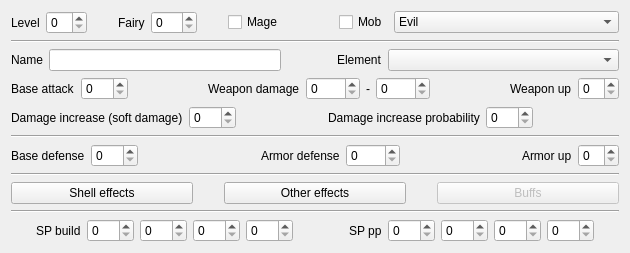
            <widget class="QWidget" name="page_main">
             <layout class="QVBoxLayout" name="verticalLayout_3">
              <item>
               <layout class="QHBoxLayout" name="horizontalLayout_7">
                <item>
                 <widget class="QLabel" name="label_3">
                  <property name="sizePolicy">
                   <sizepolicy hsizetype="Maximum" vsizetype="Preferred">
                    <horstretch>0</horstretch>
                    <verstretch>0</verstretch>
                   </sizepolicy>
                  </property>
                  <property name="text">
                   <string>Level</string>
                  </property>
                 </widget>
                </item>
                <item>
                 <widget class="QSpinBox" name="sb_level">
                  <property name="sizePolicy">
                   <sizepolicy hsizetype="Maximum" vsizetype="Fixed">
                    <horstretch>0</horstretch>
                    <verstretch>0</verstretch>
                   </sizepolicy>
                  </property>
                  <property name="maximum">
                   <number>99</number>
                  </property>
                 </widget>
                </item>
                <item>
                 <spacer name="horizontalSpacer_4">
                  <property name="orientation">
                   <enum>Qt::Horizontal</enum>
                  </property>
                  <property name="sizeType">
                   <enum>QSizePolicy::Maximum</enum>
                  </property>
                  <property name="sizeHint" stdset="0">
                   <size>
                    <width>25</width>
                    <height>20</height>
                   </size>
                  </property>
                 </spacer>
                </item>
                <item>
                 <widget class="QLabel" name="lb_element_type">
                  <property name="sizePolicy">
                   <sizepolicy hsizetype="Maximum" vsizetype="Preferred">
                    <horstretch>0</horstretch>
                    <verstretch>0</verstretch>
                   </sizepolicy>
                  </property>
                  <property name="text">
                   <string>Fairy</string>
                  </property>
                 </widget>
                </item>
                <item>
                 <widget class="QSpinBox" name="sb_fairy">
                  <property name="sizePolicy">
                   <sizepolicy hsizetype="Maximum" vsizetype="Fixed">
                    <horstretch>0</horstretch>
                    <verstretch>0</verstretch>
                   </sizepolicy>
                  </property>
                  <property name="maximum">
                   <number>110</number>
                  </property>
                 </widget>
                </item>
                <item>
                 <spacer name="horizontalSpacer_5">
                  <property name="orientation">
                   <enum>Qt::Horizontal</enum>
                  </property>
                  <property name="sizeType">
                   <enum>QSizePolicy::Maximum</enum>
                  </property>
                  <property name="sizeHint" stdset="0">
                   <size>
                    <width>25</width>
                    <height>20</height>
                   </size>
                  </property>
                 </spacer>
                </item>
                <item>
                 <widget class="QCheckBox" name="sb_is_mage">
                  <property name="sizePolicy">
                   <sizepolicy hsizetype="Maximum" vsizetype="Fixed">
                    <horstretch>0</horstretch>
                    <verstretch>0</verstretch>
                   </sizepolicy>
                  </property>
                  <property name="text">
                   <string>Mage</string>
                  </property>
                 </widget>
                </item>
                <item>
                 <spacer name="horizontalSpacer_2">
                  <property name="orientation">
                   <enum>Qt::Horizontal</enum>
                  </property>
                  <property name="sizeType">
                   <enum>QSizePolicy::Maximum</enum>
                  </property>
                  <property name="sizeHint" stdset="0">
                   <size>
                    <width>50</width>
                    <height>20</height>
                   </size>
                  </property>
                 </spacer>
                </item>
                <item>
                 <widget class="QCheckBox" name="cb_is_mob">
                  <property name="sizePolicy">
                   <sizepolicy hsizetype="Maximum" vsizetype="Fixed">
                    <horstretch>0</horstretch>
                    <verstretch>0</verstretch>
                   </sizepolicy>
                  </property>
                  <property name="text">
                   <string>Mob</string>
                  </property>
                 </widget>
                </item>
                <item>
                 <widget class="QComboBox" name="dropdown_mob_type">
                  <property name="sizePolicy">
                   <sizepolicy hsizetype="Expanding" vsizetype="Fixed">
                    <horstretch>0</horstretch>
                    <verstretch>0</verstretch>
                   </sizepolicy>
                  </property>
                  <item>
                   <property name="text">
                    <string>Evil</string>
                   </property>
                  </item>
                  <item>
                   <property name="text">
                    <string>Low society monster</string>
                   </property>
                  </item>
                  <item>
                   <property name="text">
                    <string>Large monster</string>
                   </property>
                  </item>
                  <item>
                   <property name="text">
                    <string>Plant</string>
                   </property>
                  </item>
                  <item>
                   <property name="text">
                    <string>Animal</string>
                   </property>
                  </item>
                 </widget>
                </item>
               </layout>
              </item>
              <item>
               <widget class="Line" name="line_6">
                <property name="orientation">
                 <enum>Qt::Horizontal</enum>
                </property>
               </widget>
              </item>
              <item>
               <layout class="QHBoxLayout" name="horizontalLayout_4">
                <item>
                 <widget class="QLabel" name="label">
                  <property name="sizePolicy">
                   <sizepolicy hsizetype="Maximum" vsizetype="Preferred">
                    <horstretch>0</horstretch>
                    <verstretch>0</verstretch>
                   </sizepolicy>
                  </property>
                  <property name="text">
                   <string>Name</string>
                  </property>
                 </widget>
                </item>
                <item>
                 <widget class="QLineEdit" name="le_name"/>
                </item>
                <item>
                 <spacer name="horizontalSpacer">
                  <property name="orientation">
                   <enum>Qt::Horizontal</enum>
                  </property>
                  <property name="sizeType">
                   <enum>QSizePolicy::Maximum</enum>
                  </property>
                  <property name="sizeHint" stdset="0">
                   <size>
                    <width>50</width>
                    <height>20</height>
                   </size>
                  </property>
                 </spacer>
                </item>
                <item>
                 <widget class="QLabel" name="label_2">
                  <property name="sizePolicy">
                   <sizepolicy hsizetype="Maximum" vsizetype="Preferred">
                    <horstretch>0</horstretch>
                    <verstretch>0</verstretch>
                   </sizepolicy>
                  </property>
                  <property name="text">
                   <string>Element</string>
                  </property>
                 </widget>
                </item>
                <item>
                 <widget class="QComboBox" name="sb_element">
                  <property name="sizePolicy">
                   <sizepolicy hsizetype="Expanding" vsizetype="Fixed">
                    <horstretch>0</horstretch>
                    <verstretch>0</verstretch>
                   </sizepolicy>
                  </property>
                  <property name="editable">
                   <bool>false</bool>
                  </property>
                  <property name="currentText">
                   <string/>
                  </property>
                  <property name="currentIndex">
                   <number>-1</number>
                  </property>
                 </widget>
                </item>
               </layout>
              </item>
              <item>
               <layout class="QHBoxLayout" name="horizontalLayout_8">
                <property name="sizeConstraint">
                 <enum>QLayout::SetDefaultConstraint</enum>
                </property>
                <property name="rightMargin">
                 <number>0</number>
                </property>
                <item>
                 <widget class="QLabel" name="label_5">
                  <property name="sizePolicy">
                   <sizepolicy hsizetype="Maximum" vsizetype="Preferred">
                    <horstretch>0</horstretch>
                    <verstretch>0</verstretch>
                   </sizepolicy>
                  </property>
                  <property name="text">
                   <string>Base attack</string>
                  </property>
                 </widget>
                </item>
                <item>
                 <widget class="QSpinBox" name="sb_atk_base">
                  <property name="sizePolicy">
                   <sizepolicy hsizetype="Maximum" vsizetype="Fixed">
                    <horstretch>0</horstretch>
                    <verstretch>0</verstretch>
                   </sizepolicy>
                  </property>
                  <property name="maximum">
                   <number>999</number>
                  </property>
                 </widget>
                </item>
                <item>
                 <spacer name="horizontalSpacer_7">
                  <property name="orientation">
                   <enum>Qt::Horizontal</enum>
                  </property>
                  <property name="sizeType">
                   <enum>QSizePolicy::MinimumExpanding</enum>
                  </property>
                  <property name="sizeHint" stdset="0">
                   <size>
                    <width>25</width>
                    <height>20</height>
                   </size>
                  </property>
                 </spacer>
                </item>
                <item>
                 <widget class="QLabel" name="label_6">
                  <property name="sizePolicy">
                   <sizepolicy hsizetype="Maximum" vsizetype="Preferred">
                    <horstretch>0</horstretch>
                    <verstretch>0</verstretch>
                   </sizepolicy>
                  </property>
                  <property name="text">
                   <string>Weapon damage</string>
                  </property>
                 </widget>
                </item>
                <item>
                 <widget class="QSpinBox" name="sb_atk_equip_min">
                  <property name="sizePolicy">
                   <sizepolicy hsizetype="Maximum" vsizetype="Fixed">
                    <horstretch>0</horstretch>
                    <verstretch>0</verstretch>
                   </sizepolicy>
                  </property>
                  <property name="maximum">
                   <number>1999</number>
                  </property>
                 </widget>
                </item>
                <item>
                 <widget class="QLabel" name="label_7">
                  <property name="sizePolicy">
                   <sizepolicy hsizetype="Maximum" vsizetype="Preferred">
                    <horstretch>0</horstretch>
                    <verstretch>0</verstretch>
                   </sizepolicy>
                  </property>
                  <property name="text">
                   <string>-</string>
                  </property>
                 </widget>
                </item>
                <item>
                 <widget class="QSpinBox" name="sb_atk_equip_max">
                  <property name="sizePolicy">
                   <sizepolicy hsizetype="Maximum" vsizetype="Fixed">
                    <horstretch>0</horstretch>
                    <verstretch>0</verstretch>
                   </sizepolicy>
                  </property>
                  <property name="maximum">
                   <number>1999</number>
                  </property>
                 </widget>
                </item>
                <item>
                 <spacer name="horizontalSpacer_6">
                  <property name="orientation">
                   <enum>Qt::Horizontal</enum>
                  </property>
                  <property name="sizeType">
                   <enum>QSizePolicy::MinimumExpanding</enum>
                  </property>
                  <property name="sizeHint" stdset="0">
                   <size>
                    <width>25</width>
                    <height>20</height>
                   </size>
                  </property>
                 </spacer>
                </item>
                <item>
                 <widget class="QLabel" name="label_8">
                  <property name="sizePolicy">
                   <sizepolicy hsizetype="Maximum" vsizetype="Preferred">
                    <horstretch>0</horstretch>
                    <verstretch>0</verstretch>
                   </sizepolicy>
                  </property>
                  <property name="text">
                   <string>Weapon up</string>
                  </property>
                 </widget>
                </item>
                <item>
                 <widget class="QSpinBox" name="sb_weapon_up">
                  <property name="sizePolicy">
                   <sizepolicy hsizetype="Maximum" vsizetype="Fixed">
                    <horstretch>0</horstretch>
                    <verstretch>0</verstretch>
                   </sizepolicy>
                  </property>
                  <property name="maximum">
                   <number>10</number>
                  </property>
                 </widget>
                </item>
               </layout>
              </item>
              <item>
               <layout class="QHBoxLayout" name="horizontalLayout_2">
                <item>
                 <widget class="QLabel" name="label_12">
                  <property name="sizePolicy">
                   <sizepolicy hsizetype="Maximum" vsizetype="Preferred">
                    <horstretch>0</horstretch>
                    <verstretch>0</verstretch>
                   </sizepolicy>
                  </property>
                  <property name="text">
                   <string>Damage increase (soft damage)</string>
                  </property>
                 </widget>
                </item>
                <item>
                 <widget class="QSpinBox" name="sb_dmg_increase">
                  <property name="sizePolicy">
                   <sizepolicy hsizetype="Maximum" vsizetype="Fixed">
                    <horstretch>0</horstretch>
                    <verstretch>0</verstretch>
                   </sizepolicy>
                  </property>
                  <property name="maximum">
                   <number>200</number>
                  </property>
                 </widget>
                </item>
                <item>
                 <spacer name="horizontalSpacer_10">
                  <property name="orientation">
                   <enum>Qt::Horizontal</enum>
                  </property>
                  <property name="sizeType">
                   <enum>QSizePolicy::MinimumExpanding</enum>
                  </property>
                  <property name="sizeHint" stdset="0">
                   <size>
                    <width>20</width>
                    <height>20</height>
                   </size>
                  </property>
                 </spacer>
                </item>
                <item>
                 <widget class="QLabel" name="label_13">
                  <property name="sizePolicy">
                   <sizepolicy hsizetype="Maximum" vsizetype="Preferred">
                    <horstretch>0</horstretch>
                    <verstretch>0</verstretch>
                   </sizepolicy>
                  </property>
                  <property name="text">
                   <string>Damage increase probability</string>
                  </property>
                 </widget>
                </item>
                <item>
                 <widget class="QSpinBox" name="sb_dmg_increase_prob">
                  <property name="sizePolicy">
                   <sizepolicy hsizetype="Maximum" vsizetype="Fixed">
                    <horstretch>0</horstretch>
                    <verstretch>0</verstretch>
                   </sizepolicy>
                  </property>
                  <property name="maximum">
                   <number>100</number>
                  </property>
                 </widget>
                </item>
                <item>
                 <spacer name="horizontalSpacer_47">
                  <property name="orientation">
                   <enum>Qt::Horizontal</enum>
                  </property>
                  <property name="sizeType">
                   <enum>QSizePolicy::MinimumExpanding</enum>
                  </property>
                  <property name="sizeHint" stdset="0">
                   <size>
                    <width>35</width>
                    <height>20</height>
                   </size>
                  </property>
                 </spacer>
                </item>
               </layout>
              </item>
              <item>
               <widget class="Line" name="line_3">
                <property name="orientation">
                 <enum>Qt::Horizontal</enum>
                </property>
               </widget>
              </item>
              <item>
               <layout class="QHBoxLayout" name="horizontalLayout_9">
                <property name="sizeConstraint">
                 <enum>QLayout::SetDefaultConstraint</enum>
                </property>
                <property name="rightMargin">
                 <number>0</number>
                </property>
                <item>
                 <widget class="QLabel" name="label_14">
                  <property name="sizePolicy">
                   <sizepolicy hsizetype="Maximum" vsizetype="Preferred">
                    <horstretch>0</horstretch>
                    <verstretch>0</verstretch>
                   </sizepolicy>
                  </property>
                  <property name="text">
                   <string>Base defense</string>
                  </property>
                 </widget>
                </item>
                <item>
                 <widget class="QSpinBox" name="sb_def_base">
                  <property name="sizePolicy">
                   <sizepolicy hsizetype="Maximum" vsizetype="Fixed">
                    <horstretch>0</horstretch>
                    <verstretch>0</verstretch>
                   </sizepolicy>
                  </property>
                  <property name="maximum">
                   <number>999</number>
                  </property>
                 </widget>
                </item>
                <item>
                 <spacer name="horizontalSpacer_11">
                  <property name="orientation">
                   <enum>Qt::Horizontal</enum>
                  </property>
                  <property name="sizeType">
                   <enum>QSizePolicy::MinimumExpanding</enum>
                  </property>
                  <property name="sizeHint" stdset="0">
                   <size>
                    <width>25</width>
                    <height>20</height>
                   </size>
                  </property>
                 </spacer>
                </item>
                <item>
                 <widget class="QLabel" name="label_15">
                  <property name="sizePolicy">
                   <sizepolicy hsizetype="Maximum" vsizetype="Preferred">
                    <horstretch>0</horstretch>
                    <verstretch>0</verstretch>
                   </sizepolicy>
                  </property>
                  <property name="text">
                   <string>Armor defense</string>
                  </property>
                 </widget>
                </item>
                <item>
                 <widget class="QSpinBox" name="sb_def_armor">
                  <property name="sizePolicy">
                   <sizepolicy hsizetype="Maximum" vsizetype="Fixed">
                    <horstretch>0</horstretch>
                    <verstretch>0</verstretch>
                   </sizepolicy>
                  </property>
                  <property name="maximum">
                   <number>1999</number>
                  </property>
                 </widget>
                </item>
                <item>
                 <spacer name="horizontalSpacer_12">
                  <property name="orientation">
                   <enum>Qt::Horizontal</enum>
                  </property>
                  <property name="sizeType">
                   <enum>QSizePolicy::MinimumExpanding</enum>
                  </property>
                  <property name="sizeHint" stdset="0">
                   <size>
                    <width>25</width>
                    <height>20</height>
                   </size>
                  </property>
                 </spacer>
                </item>
                <item>
                 <widget class="QLabel" name="label_17">
                  <property name="sizePolicy">
                   <sizepolicy hsizetype="Maximum" vsizetype="Preferred">
                    <horstretch>0</horstretch>
                    <verstretch>0</verstretch>
                   </sizepolicy>
                  </property>
                  <property name="text">
                   <string>Armor up</string>
                  </property>
                 </widget>
                </item>
                <item>
                 <widget class="QSpinBox" name="sb_armor_up">
                  <property name="sizePolicy">
                   <sizepolicy hsizetype="Maximum" vsizetype="Fixed">
                    <horstretch>0</horstretch>
                    <verstretch>0</verstretch>
                   </sizepolicy>
                  </property>
                  <property name="maximum">
                   <number>10</number>
                  </property>
                 </widget>
                </item>
               </layout>
              </item>
              <item>
               <widget class="Line" name="line_4">
                <property name="orientation">
                 <enum>Qt::Horizontal</enum>
                </property>
               </widget>
              </item>
              <item>
               <layout class="QHBoxLayout" name="horizontalLayout_5">
                <item>
                 <widget class="QPushButton" name="btn_weapon_shell">
                  <property name="text">
                   <string>Shell effects</string>
                  </property>
                 </widget>
                </item>
                <item>
                 <spacer name="horizontalSpacer_9">
                  <property name="orientation">
                   <enum>Qt::Horizontal</enum>
                  </property>
                  <property name="sizeType">
                   <enum>QSizePolicy::Maximum</enum>
                  </property>
                  <property name="sizeHint" stdset="0">
                   <size>
                    <width>25</width>
                    <height>20</height>
                   </size>
                  </property>
                 </spacer>
                </item>
                <item>
                 <widget class="QPushButton" name="btn_armor_shell">
                  <property name="text">
                   <string>Other effects</string>
                  </property>
                 </widget>
                </item>
                <item>
                 <spacer name="horizontalSpacer_15">
                  <property name="orientation">
                   <enum>Qt::Horizontal</enum>
                  </property>
                  <property name="sizeType">
                   <enum>QSizePolicy::Maximum</enum>
                  </property>
                  <property name="sizeHint" stdset="0">
                   <size>
                    <width>25</width>
                    <height>20</height>
                   </size>
                  </property>
                 </spacer>
                </item>
                <item>
                 <widget class="QPushButton" name="btn_atk_other">
                  <property name="enabled">
                   <bool>false</bool>
                  </property>
                  <property name="text">
                   <string>Buffs</string>
                  </property>
                 </widget>
                </item>
               </layout>
              </item>
              <item>
               <widget class="Line" name="line_5">
                <property name="orientation">
                 <enum>Qt::Horizontal</enum>
                </property>
               </widget>
              </item>
              <item>
               <layout class="QHBoxLayout" name="horizontalLayout">
                <item>
                 <spacer name="horizontalSpacer_34">
                  <property name="orientation">
                   <enum>Qt::Horizontal</enum>
                  </property>
                  <property name="sizeType">
                   <enum>QSizePolicy::MinimumExpanding</enum>
                  </property>
                  <property name="sizeHint" stdset="0">
                   <size>
                    <width>25</width>
                    <height>20</height>
                   </size>
                  </property>
                 </spacer>
                </item>
                <item>
                 <widget class="QLabel" name="label_9">
                  <property name="sizePolicy">
                   <sizepolicy hsizetype="Maximum" vsizetype="Preferred">
                    <horstretch>0</horstretch>
                    <verstretch>0</verstretch>
                   </sizepolicy>
                  </property>
                  <property name="text">
                   <string>SP build</string>
                  </property>
                 </widget>
                </item>
                <item>
                 <widget class="QSpinBox" name="sb_atk_sp_build">
                  <property name="sizePolicy">
                   <sizepolicy hsizetype="Maximum" vsizetype="Fixed">
                    <horstretch>0</horstretch>
                    <verstretch>0</verstretch>
                   </sizepolicy>
                  </property>
                  <property name="maximum">
                   <number>100</number>
                  </property>
                 </widget>
                </item>
                <item>
                 <widget class="QSpinBox" name="sb_def_sp_build">
                  <property name="sizePolicy">
                   <sizepolicy hsizetype="Maximum" vsizetype="Fixed">
                    <horstretch>0</horstretch>
                    <verstretch>0</verstretch>
                   </sizepolicy>
                  </property>
                  <property name="maximum">
                   <number>100</number>
                  </property>
                 </widget>
                </item>
                <item>
                 <widget class="QSpinBox" name="sb_ele_sp_build">
                  <property name="sizePolicy">
                   <sizepolicy hsizetype="Maximum" vsizetype="Fixed">
                    <horstretch>0</horstretch>
                    <verstretch>0</verstretch>
                   </sizepolicy>
                  </property>
                  <property name="maximum">
                   <number>100</number>
                  </property>
                 </widget>
                </item>
                <item>
                 <widget class="QSpinBox" name="sb_hp_sp_build">
                  <property name="sizePolicy">
                   <sizepolicy hsizetype="Maximum" vsizetype="Fixed">
                    <horstretch>0</horstretch>
                    <verstretch>0</verstretch>
                   </sizepolicy>
                  </property>
                  <property name="maximum">
                   <number>100</number>
                  </property>
                 </widget>
                </item>
                <item>
                 <spacer name="horizontalSpacer_8">
                  <property name="orientation">
                   <enum>Qt::Horizontal</enum>
                  </property>
                  <property name="sizeType">
                   <enum>QSizePolicy::MinimumExpanding</enum>
                  </property>
                  <property name="sizeHint" stdset="0">
                   <size>
                    <width>50</width>
                    <height>20</height>
                   </size>
                  </property>
                 </spacer>
                </item>
                <item>
                 <widget class="QLabel" name="label_10">
                  <property name="sizePolicy">
                   <sizepolicy hsizetype="Maximum" vsizetype="Preferred">
                    <horstretch>0</horstretch>
                    <verstretch>0</verstretch>
                   </sizepolicy>
                  </property>
                  <property name="text">
                   <string>SP pp</string>
                  </property>
                 </widget>
                </item>
                <item>
                 <widget class="QSpinBox" name="sb_atk_sp_pp">
                  <property name="sizePolicy">
                   <sizepolicy hsizetype="Maximum" vsizetype="Fixed">
                    <horstretch>0</horstretch>
                    <verstretch>0</verstretch>
                   </sizepolicy>
                  </property>
                  <property name="maximum">
                   <number>100</number>
                  </property>
                 </widget>
                </item>
                <item>
                 <widget class="QSpinBox" name="sb_def_sp_pp">
                  <property name="sizePolicy">
                   <sizepolicy hsizetype="Maximum" vsizetype="Fixed">
                    <horstretch>0</horstretch>
                    <verstretch>0</verstretch>
                   </sizepolicy>
                  </property>
                  <property name="maximum">
                   <number>100</number>
                  </property>
                 </widget>
                </item>
                <item>
                 <widget class="QSpinBox" name="sb_ele_sp_pp">
                  <property name="sizePolicy">
                   <sizepolicy hsizetype="Maximum" vsizetype="Fixed">
                    <horstretch>0</horstretch>
                    <verstretch>0</verstretch>
                   </sizepolicy>
                  </property>
                  <property name="maximum">
                   <number>100</number>
                  </property>
                 </widget>
                </item>
                <item>
                 <widget class="QSpinBox" name="sb_hp_sp_pp">
                  <property name="sizePolicy">
                   <sizepolicy hsizetype="Maximum" vsizetype="Fixed">
                    <horstretch>0</horstretch>
                    <verstretch>0</verstretch>
                   </sizepolicy>
                  </property>
                  <property name="maximum">
                   <number>100</number>
                  </property>
                 </widget>
                </item>
                <item>
                 <spacer name="horizontalSpacer_37">
                  <property name="orientation">
                   <enum>Qt::Horizontal</enum>
                  </property>
                  <property name="sizeType">
                   <enum>QSizePolicy::MinimumExpanding</enum>
                  </property>
                  <property name="sizeHint" stdset="0">
                   <size>
                    <width>25</width>
                    <height>20</height>
                   </size>
                  </property>
                 </spacer>
                </item>
               </layout>
              </item>
             </layout>
            </widget>
